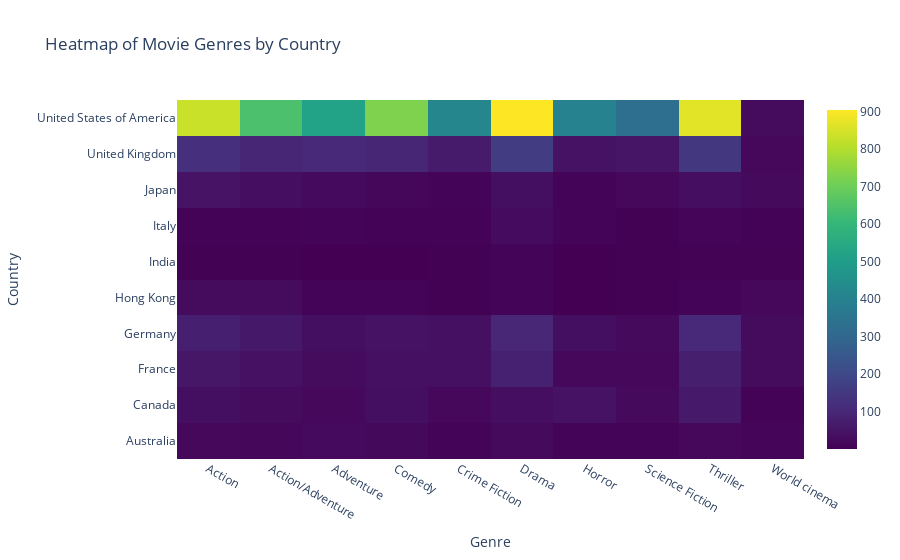

Here is the notebook cell this chart was saved with:
### Markdown cell above
Now, we only keep the movies that are from at least one of the 10 countries mentioned before, and that have at least one genre from the 10 genres mentioned before.

### Code cell
#Define the countries of interest
countries_of_interest = [
        "United States of America", "United Kingdom", "India", "Japan",
        "France", "Germany", "Canada", "Italy", "Hong Kong", "Australia"]

#Only keep elements of the exploded data that have one of the countries of interest and one of the genres of interest
temp_countries = exploded_countries_genres[
    exploded_countries_genres['Countries'].isin(countries_of_interest) & 
    exploded_countries_genres['Genres'].isin(genres_of_interest)]

# Create a pivot table with countries as rows, genres as columns, and counts as values
heatmap_set_countries = pd.pivot_table(temp_countries, index='Countries', columns='Genres', aggfunc='size', fill_value=0)

# Create a heatmap using Plotly
fig = go.Figure(data=go.Heatmap(
    z=heatmap_set_countries.values,
    x=heatmap_set_countries.columns,
    y=heatmap_set_countries.index,
    colorscale='Viridis'  # Using the Viridis color palette
))

# Update layout for a better appearance
fig.update_layout(
    title='Heatmap of Movie Genres by Country (with USA)',
    xaxis_title='Genre',
    yaxis_title='Country'
)

# Show the figure
fig.show()

### Figure 1 — Plotly figure (JSON) as saved in the notebook; plotly's stock layout.template omitted (floating-point values rounded to 4 significant figures)
{"data": [{"colorscale": [[0, "#440154"], [0.1111, "#482878"], [0.2222, "#3e4989"], [0.3333, "#31688e"], [0.4444, "#26828e"], [0.5556, "#1f9e89"], [0.6667, "#35b779"], [0.7778, "#6ece58"], [0.8889, "#b5de2b"], [1, "#fde725"]], "type": "heatmap", "x": ["Action", "Action/Adventure", "Adventure", "Comedy", "Crime Fiction", "Drama", "Horror", "Science Fiction", "Thriller", "World cinema"], "y": ["Australia", "Canada", "France", "Germany", "Hong Kong", "India", "Italy", "Japan", "United Kingdom", "United States of America"], "z": [[19, 16, 25, 21, 10, 24, 9, 11, 20, 15], [38, 27, 20, 38, 20, 34, 45, 24, 62, 6], [55, 41, 30, 40, 40, 83, 20, 20, 77, 27], [78, 61, 38, 46, 40, 99, 36, 24, 105, 27], [27, 26, 9, 11, 4, 12, 2, 3, 11, 18], [4, 3, 2, 1, 3, 9, 1, 3, 5, 5], [7, 7, 12, 7, 7, 28, 11, 4, 14, 7], [48, 34, 25, 16, 12, 36, 11, 20, 34, 24], [122, 96, 101, 95, 69, 166, 46, 52, 150, 18], [833, 643, 517, 727, 420, 904, 402, 325, 865, 27]]}], "layout": {"title": {"text": "Heatmap of Movie Genres by Country"}, "xaxis": {"title": {"text": "Genre"}}, "yaxis": {"title": {"text": "Country"}}}}
